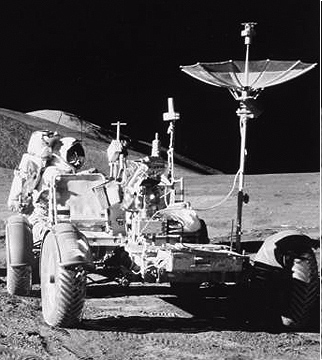
#> input picture Rover.png, 322 x 360 px
$ python TestWiener.py
#> lines starting #> are read from the running program, lines starting #| are printed output that depends on the picture
# -*- coding: utf-8 -*-
"""
Created on Fri Jan  6 12:08:15 2017

@author: slehar
"""

import matplotlib.pyplot as plt
from   matplotlib.widgets import Slider
from   matplotlib.widgets import CheckButtons
from   PIL import Image
import Tkinter, tkFileDialog
import numpy as np
import numpy.ma as ma
from scipy.signal import wiener
#import sys


# Get image using finder dialog
root = Tkinter.Tk()
root.withdraw() # Hide the root window
imgFile = tkFileDialog.askopenfilename(
    initialfile = 'Rover.png')
#> the answer given: ../Rover.png


# Open figure window
winXSize = 16
winYSize = 6
winAspect = winXSize/winYSize
plt.close('all')
fig = plt.figure(figsize=(winXSize, winYSize))
fig.canvas.set_window_title('TestWiener')


# Keypress 'q' to quit callback function
def press(event):
#    sys.stdout.flush()
    if event.key == 'q':
        plt.close()

# Connect keypress event to callback function
fig.canvas.mpl_connect('key_press_event', press)

# Axes for  Radial
axRad = fig.add_axes([.1, .2, .5/winAspect, .7])
axRad.axes.set_xticks([])
axRad.axes.set_yticks([])
axRad.set_title('Radial')

# Axes for  Angular
axAng = fig.add_axes([.4, .2, .5/winAspect, .7])
axAng.axes.set_xticks([])
axAng.axes.set_yticks([])
axAng.set_title('Angular')

# Axes for Mask
axMask = fig.add_axes([.7, .2, .5/winAspect, .7])
axMask.axes.set_xticks([])
axMask.axes.set_yticks([])
axMask.set_title('Mask')


plt.sca(axRad)

# Read image and display
imgPil = Image.open(imgFile).convert('LA')
imgNp = np.array(imgPil.convert('L'))/255.
ySize, xSize = imgNp.shape
#> ySize = 360; xSize = 322
hafY, hafX = int(ySize/2), int(xSize/2)
#> hafY = 180; hafX = 161
imgplot = plt.imshow(imgPil, cmap='gray')


# slider
axSlider1 = fig.add_axes([0.3, 0.125, 0.234, 0.04])
axSlider1.set_xticks([])
axSlider1.set_yticks([])

slider1 = Slider(axSlider1, 'noise', 0.0, 1., valinit=.5)

noise = slider1.val

wienImg = wiener(imgNp, noise=.1)
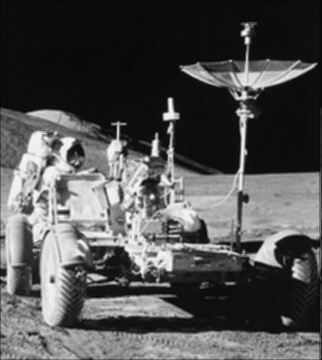
#> wienImg: shape (360, 322) float64; min 0.0061, max 0.983, mean 0.321

plt.sca(axAng)
wienPlot = plt.imshow(wienImg, cmap='gray')

def update1(val):
    global noise
    noise = slider1.val
    wienDat = wiener(imgNp, noise=noise)
    plt.imshow(wienImg, cmap='gray')
    wienPlot.set_data(wienDat)
    plt.pause(.001)

slider1.on_changed(update1)


def update1(val):
    global rad1
    rad1 = slider1.val
    update()


# Pop fig window to top]]
figmgr=plt.get_current_fig_manager()
figmgr.canvas.manager.window.raise_()
geom=figmgr.window.geometry()
#> (the run stopped early here; a loop or call above may not have finished)
